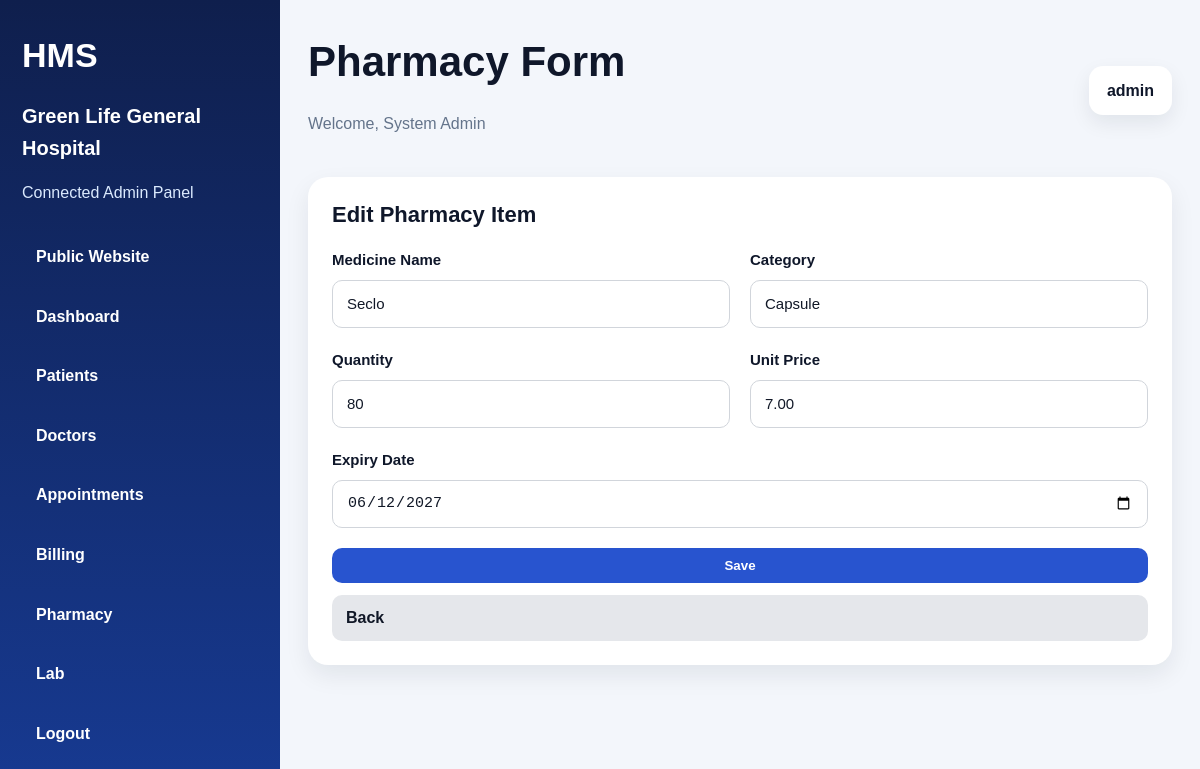
/admin/modules/pharmacy/form.php?id=2 (signed in), run on the app's committed database.
### tables this page shows
CREATE TABLE pharmacy_items (
  id INT AUTO_INCREMENT PRIMARY KEY,
  item_name VARCHAR(120) NOT NULL,
  category VARCHAR(80) DEFAULT '',
  quantity INT NOT NULL DEFAULT 0,
  unit_price DECIMAL(10,2) NOT NULL DEFAULT 0,
  expiry_date DATE DEFAULT NULL,
  created_at DATETIME NOT NULL
);

### config/app.php (called while the page is built, shortened)
<?php
function e($v): string
{
    return htmlspecialchars((string) $v, ENT_QUOTES, 'UTF-8');
}

### admin/modules/pharmacy/form.php (the view, shortened to what this page needs)
<?php
require_once __DIR__ . '/../../../config/database.php';
$id = (int) ($_GET['id'] ?? 0);
$row = [
    'item_name'   => '',
    'category'    => '',
    'quantity'    => '',
    'unit_price'  => '',
    'expiry_date' => ''
];
if ($id) {
    $st = $pdo->prepare('SELECT * FROM pharmacy_items WHERE id = ?');
    $st->execute([$id]);
    $row = $st->fetch() ?: $row;
}
include __DIR__ . '/../../partials/header.php';
?>
<div class="table-card form-card">
    <div class="table-head">
        <h3><?= $id ? 'Edit Pharmacy Item' : 'Add Pharmacy Item' ?></h3>
    </div>
    <div class="form-body">
        <form method="post" class="grid-2">
            <div class="form-group">
                <label>Medicine Name</label>
                <input
                    class="form-control"
                    name="item_name"
                    value="<?= e($row['item_name']) ?>"
                    required
                >
            </div>
            <div class="form-group">
                <label>Category</label>
                <input
                    class="form-control"
                    name="category"
                    value="<?= e($row['category']) ?>"
                >
            </div>
            <div class="form-group">
                <label>Quantity</label>
                <input
                    class="form-control"
                    type="number"
                    name="quantity"
                    value="<?= e($row['quantity']) ?>"
                >
            </div>
            <div class="form-group">
                <label>Unit Price</label>
                <input
                    class="form-control"
                    type="number"
                    step="0.01"
                    name="unit_price"
                    value="<?= e($row['unit_price']) ?>"
                >
            </div>
            <div class="form-group full-width">
                <label>Expiry Date</label>
                <input
                    class="form-control"
                    type="date"
                    name="expiry_date"
                    value="<?= e($row['expiry_date'] ? substr($row['expiry_date'], 0, 10) : '') ?>"
                >
            </div>
            <div class="form-group full-width form-actions">
                <button class="btn btn-primary" type="submit">Save</button>
                <a class="btn btn-secondary" href="index.php">Back</a>
            </div>
        </form>
    </div>
</div>
<?php include __DIR__ . '/../../partials/footer.php'; ?>

### assets/css/style.css (style rules this page uses)
:root { --bg:#f4f7fb; --card:#fff; --text:#172033; --muted:#5f6b7a; --pri:#1d4ed8; --pri2:#0f172a; --line:#e5e7eb; --success:#16a34a; --warn:#d97706; --danger:#dc2626; --radius:22px; --shadow:0 16px 36px rgba(15,23,42,.10) }
* { box-sizing:border-box }
html { scroll-behavior:smooth }
body { margin:0; font-family:Arial,Helvetica,sans-serif; background:var(--bg); color:var(--text); line-height:1.6 }
a { text-decoration:none; color:inherit }
.btn { display:inline-flex; align-items:center; justify-content:center; padding:13px 20px; border-radius:14px; border:none; cursor:pointer; font-weight:700; transition:.25s ease }
.btn-primary { background:var(--pri); color:#fff }
.btn-secondary { background:#eef2ff; color:var(--pri2) }
.hero-card, .panel, .table-card, .stat-card, .info-card, .login-panel { background:var(--card); border-radius:var(--radius); box-shadow:var(--shadow) }
.form-group { display: flex; flex-direction: column; }
.full-width { grid-column: 1 / -1; }
.form-group label { font-size: 15px; font-weight: 700; color: #0f172a; margin-bottom: 8px; }
.form-control { width: 100%; height: 48px; border: 1px solid #d1d5db; border-radius: 12px; padding: 12px 14px; font-size: 15px; color: #111827; background: #ffffff; outline: none; box-sizing: border-box; }
.btn { display:inline-block; padding:12px 18px; border-radius:8px; text-decoration:none; border:none; cursor:pointer; font-weight:600; }
.btn-primary { background:#2854cf; color:#fff; }
.btn-secondary { background:#e5e7eb; color:#111827; }
.btn { display: inline-block; padding: 12px 18px; border-radius: 10px; text-decoration: none; border: none; cursor: pointer; font-weight: 600; }
.btn-primary { background: #2854cf; color: #fff; }
.btn-secondary { background: #e5e7eb; color: #111827; }
.admin-body { margin: 0; background: #f3f6fb; font-family: Arial, sans-serif; color: #0f172a; }
.table-card { background: #ffffff; border-radius: 20px; box-shadow: 0 10px 24px rgba(15, 23, 42, 0.08); overflow: hidden; }
.table-head { padding: 20px 24px 0; }
.table-head h3 { margin: 0 0 16px; font-size: 22px; color: #0f172a; }
.btn-secondary { background: #e5e7eb; color: #111827; text-decoration: none; padding: 10px 14px; border-radius: 10px; font-weight: 600; display: inline-block; }
.btn-primary { background: #2854cf; color: #ffffff; text-decoration: none; padding: 10px 14px; border-radius: 10px; font-weight: 600; display: inline-block; }
.form-card { overflow: hidden; }
.form-body { padding: 0 24px 24px; }
.grid-2 { display: grid; grid-template-columns: 1fr 1fr; gap: 20px; }
.form-control { width: 100%; min-height: 46px; border: 1px solid #d1d5db; border-radius: 10px; padding: 10px 14px; font-size: 15px; color: #111827; background: #ffffff; box-sizing: border-box; outline: none; }
.form-actions { display: flex; gap: 12px; flex-wrap: wrap; }

### admin/partials/header.php (style rules this page uses)
.btn-primary { white-space:nowrap; }
.btn-secondary { white-space:nowrap; }

### data on the page
pharmacy_items: item_name "Seclo", category "Capsule", quantity "80", unit_price "7.00", expiry_date "06/12/2027"

### other printed values
APP_NAME "Green Life General Hospital"
$pageTitle "Pharmacy Form"
$_SESSION['admin_name'] "System Admin"
$_SESSION['admin_username'] "admin"
